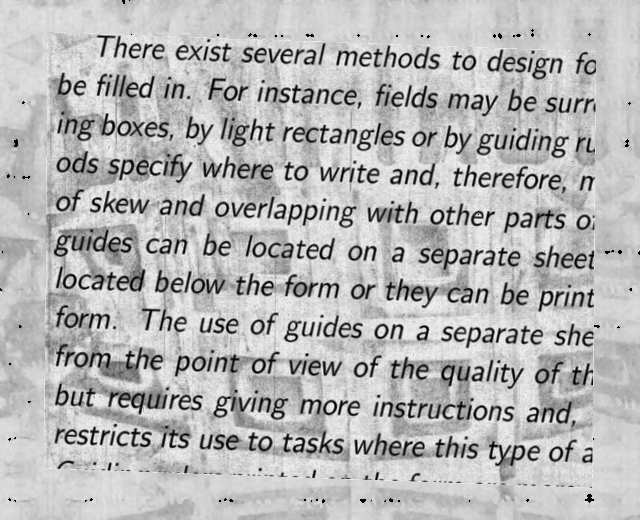
#> input picture 01-DocumentCleanup/noisy_data/104.png, 640 x 520 px
$ jupyter execute --allow-errors Cleanup.ipynb   (shell and % lines are left out)
#> lines starting #> are read from the running program, lines starting #| are printed output that depends on the picture; after the words box and inside, x2 and y2 are one past the last pixel; in counts of white or black regions, pixels touching at a corner belong together
# Metologias
<h5> Denoising: </h5>
utilizei um median blur com kernel grande para pegar as manchas maiores que o tamanho da fonte e depois Para Filtrar os ruídos restantes indesejáveis na imagem, utilizei ajustes no brilho e contraste da imagem assim foi possível obter uma imagem relativamente boa sem perder muitas features que pode ocorrer com erosion, blur ou median filter.
<h5> Skew Angle:</h5>
Para Rotacionar o texto utilzei a detecção de linhas com base no texto e pelo angulo médio das linhas rotacionei a imagem.
<h5>Outros testes:</h5>
Utilizei Autoencoder para testes de Denoising, mas pelo dataset pequeno não obtive bons resultados (deixei algumas amostras na pasta Decoder).
tive grandes problemas com o angulo das imagens originais, poderia ter feito um deskew nelas também, assim o autencoder iria performar melhor.
poderia ter feito um data augmentation.

# Resolução do problema na penultima célula

[cell 1]
import cv2
import numpy
import glob
import os
import numpy as np
import math

[cell 2]
image = cv2.imread("noisy_data/104.png", 0)
#> image is the input picture: shape (520, 640); min 0, max 239, mean 183.1
median = cv2.medianBlur(image,35)
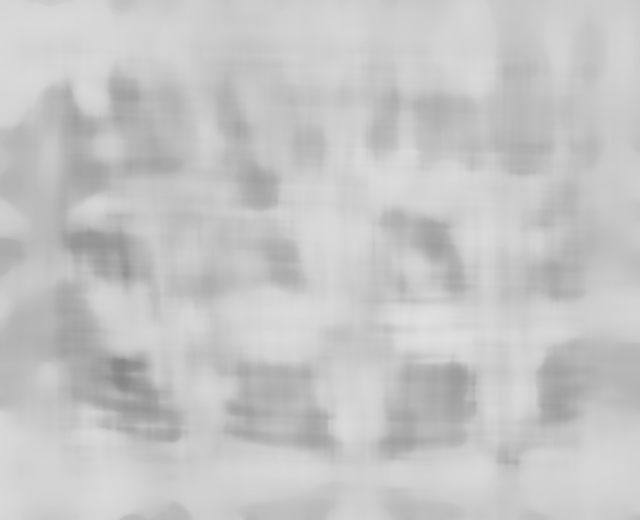
#> median: shape (520, 640); min 134, max 224, mean 197.4
cleaned = cv2.subtract(median, image)
cleaned = cv2.bitwise_not(cleaned)
alpha = 2.0
beta = -160
cleaned = alpha * cleaned + beta
cleaned = np.clip(cleaned, 0, 255).astype(np.uint8)
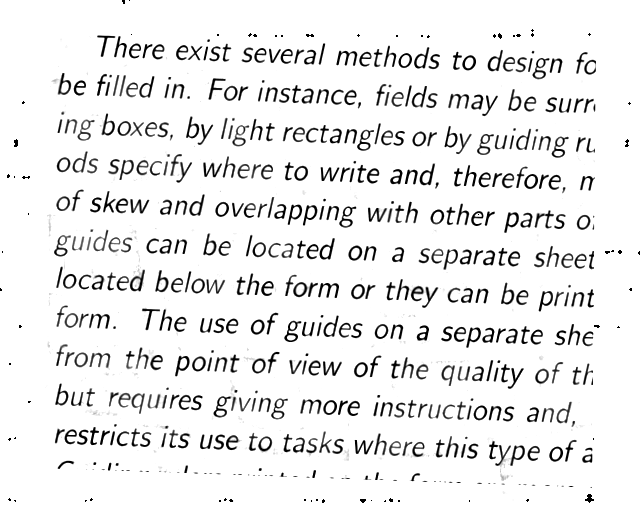
#> cleaned: shape (520, 640); min 0, max 255, mean 235.5
cv2.imshow("Original",image)
cv2.imshow("Background",median)
cv2.imshow("Cleaned",cleaned)
cv2.waitKey(0)
cv2.destroyAllWindows()

[cell 3]
image = cv2.resize(cleaned,(420, 420),cv2.INTER_CUBIC)
#> image: shape (420, 420)
cv2.imshow("Resized",image)
cv2.waitKey(0)
cv2.destroyAllWindows()

[cell 4]
median = cv2.medianBlur(image,35)
#> median: shape (420, 420); every value is 255
teste2 = cv2.subtract(median, image)
median2 = cv2.medianBlur(teste2,25)
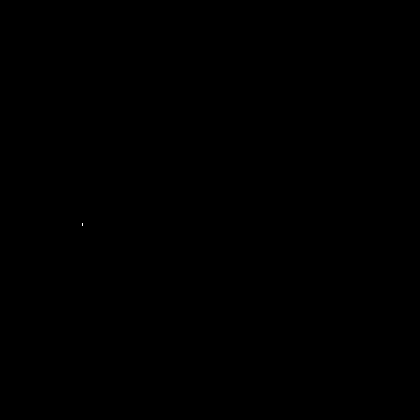
#> median2: shape (420, 420); values 0 (black) and 1 (white), 0% white in thin lines or dots, all inside (x1, y1, x2, y2) = (82, 223, 83, 226)
teste3 = cv2.subtract(median2,teste2)
#> teste3: shape (420, 420); every value is 0
whited2 = cv2.bitwise_not(teste2)
alpha = 2.0
beta = -160
new = alpha * whited2 + beta
new = np.clip(new, 0, 255).astype(np.uint8)
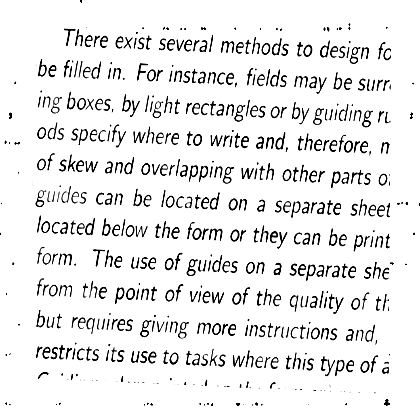
#> new: shape (420, 420); min 0, max 255, mean 233.6
# [10 lines of commented-out code are left out]
cv2.imshow("Original",new)
cv2.imshow("teste3",teste2)
cv2.imshow("background",teste3)
cv2.waitKey(0)
cv2.destroyAllWindows()

[cell 5]
from numpy.linalg import norm

def brightness(img):
    if len(img.shape) == 3:
        # Colored RGB or BGR (*Do Not* use HSV images with this function)
        # create brightness with euclidean norm
        return np.average(norm(img, axis=2)) / np.sqrt(3)
    else:
        # Grayscale
        return np.average(img)

[cell 6]
teste3.std()
#> Out = 0

[cell 7]
min1 = np.min(teste3).astype(np.float64)
#> min1 = 0
max1 = np.max(teste3).astype(np.float64)
#> max1 = 0
contrast = (max1-min1)/(max1+min1)
#> contrast = nan
print(contrast)
#| nan

[cell 8]
np.min(teste3)
#> Out = 0

[cell 9]
max1
#> Out = 0

[cell 10]
brightness(teste3)
#> Out = 0

[cell 11]
brightness(median)
#> Out = 255

[cell 12]
brightness = 202-184
contrast = 30
img = teste3 * (contrast/127+1) - contrast + brightness
#> img: shape (420, 420) float64; every value is -12
img = np.clip(img, 0, 255)
#> img: shape (420, 420) float64; every value is 0
img = np.uint8(img)

#> (a cell that did not finish here is left out)

#> (a cell that did not finish here is left out)

[cell 15]
edged = cv2.Canny(new, 30, 50)
#> edged: shape (420, 420); 10.5% white in thin lines or dots

[cell 16]
cv2.imshow("EdgedImage",edged)
cv2.waitKey(0)
cv2.destroyAllWindows()

[cell 17]
dilation = cv2.dilate(new,(2,2),iterations = 1)
opening = cv2.morphologyEx(dilation, cv2.MORPH_OPEN, (3,3))
closing = cv2.morphologyEx(new, cv2.MORPH_CLOSE, (3,3))
gradient = cv2.morphologyEx(new, cv2.MORPH_GRADIENT, (3,3))
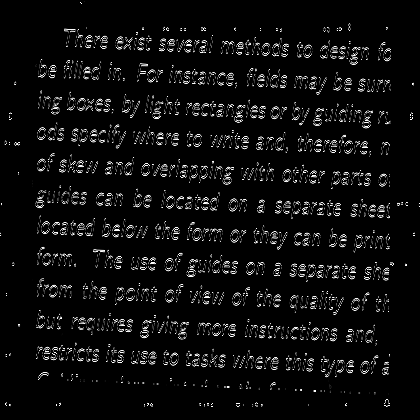
#> gradient: shape (420, 420); min 0, max 255, mean 13.7
opening2 = cv2.morphologyEx(gradient, cv2.MORPH_OPEN, (3,3))
opening2 = cv2.morphologyEx(opening2, cv2.MORPH_CLOSE, (3,3))
op_thresh = cv2.threshold(opening2, 0, 255, cv2.THRESH_BINARY)[1]
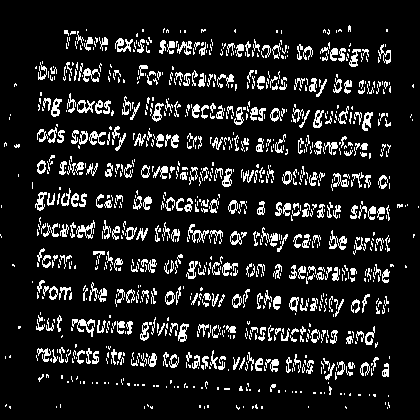
#> op_thresh: shape (420, 420); 12.1% white in thin lines or dots
opening2 = cv2.bitwise_not(op_thresh)
#> opening2: shape (420, 420); 87.9% white; black in thin lines or dots

[cell 18]
cv2.imshow("Opening",opening)
cv2.imshow("Closing",closing)
cv2.imshow("gradient",gradient)
cv2.imshow("Opening2",opening2)
cv2.waitKey(0)
cv2.destroyAllWindows()

[cell 19]
contours, _ = cv2.findContours(edged, cv2.RETR_TREE, cv2.CHAIN_APPROX_SIMPLE)
#> contours = 1502 contours, 1159 with area under 20; largest, box (x1, y1, x2, y2) and area: (222, 260, 238, 274) 148, (251, 37, 282, 56) 146, (94, 98, 111, 112) 128, (133, 189, 152, 207) 126, (265, 69, 281, 87) 123

[cell 20]
cnt = max(contours, key=cv2.contourArea)
#> cnt = contour of 30 points, box (x1, y1, x2, y2) (222, 260, 238, 274), area 148
x,y,w,h = cv2.boundingRect(cnt)
#> x = 222; y = 260; w = 16; h = 14
#> (the rest of this cell did not finish here and is left out)

[cell 21]
cv2.imshow("Original",median)
cv2.waitKey(0)
cv2.destroyAllWindows()

[cell 22]
rho = 1  # distance resolution in pixels of the Hough grid
theta = np.pi / 180  # angular resolution in radians of the Hough grid
threshold = 15  # minimum number of votes (intersections in Hough grid cell)
min_line_length = 300  # minimum number of pixels making up a line
max_line_gap = 30  # maximum gap in pixels between connectable line segments
line_image = np.copy(new) * 0  # creating a blank to draw lines on
# Run Hough on edge detected image
# Output "lines" is an array containing endpoints of detected line segments
lines = cv2.HoughLinesP(edged, rho, theta, threshold, np.array([]),
                    min_line_length, max_line_gap)
#> lines = 72 rows, first 6: [68, 96, 386, 118], [36, 166, 390, 185], [5, 354, 388, 361], [37, 197, 419, 203], [6, 292, 385, 305], [36, 198, 389, 217]
print(len(lines))
#| 72

[cell 23]
for line in lines:
    for x1,y1,x2,y2 in line:
        cv2.line(line_image,(x1,y1),(x2,y2),(255,0,0),5)
        last_angle = int(math.atan((y1-y2)/(x2-x1))*180/math.pi)
        angle = last_angle*-1
#> this loop made 72 passes
#> line on passes 1 to 12: [[68, 96, 386, 118]], [[36, 166, 390, 185]], [[5, 354, 388, 361]], [[37, 197, 419, 203]], [[6, 292, 385, 305]], [[36, 198, 389, 217]], [[37, 224, 388, 242]], [[67, 34, 388, 50]], [[37, 286, 385, 304]], [[38, 313, 377, 342]], [[38, 253, 388, 278]], [[38, 128, 388, 146]]
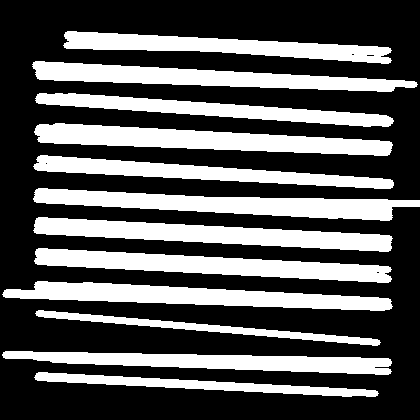
#> line_image: shape (420, 420); 34.8% white; 12 white regions, largest, box (x1, y1, x2, y2) and area: (34, 123, 393, 156) 6335, (33, 188, 420, 221) 6276, (33, 217, 393, 252) 6088
print(angle)

[cell 24]
cv2.imshow("lines",line_image)
cv2.waitKey(0)
cv2.destroyAllWindows()

[cell 25]
angle = angle + 90 if angle < -45 else angle
(h, w) = new.shape[0:2]
#> h = 420; w = 420
center = (w // 2, h // 2)
#> center = (210, 210)
M = cv2.getRotationMatrix2D(center, angle, 1.0)
#> M = [[1, 0.0175, -3.63], [-0.0175, 1, 3.7]]
corrected_image = cv2.warpAffine(new, M, (w, h), flags=cv2.INTER_CUBIC, borderMode=cv2.BORDER_REPLICATE)

[cell 26]
cv2.imshow("lines",corrected_image)
cv2.imshow("new",new)
cv2.waitKey(0)
cv2.destroyAllWindows()

# Função de Cleanup e Skew Documents

[cell 27]
def skew_img(image_path, output_path):
#> called with image_path = './noisy_data', output_path = './best_clean'
    files = []
    ext = ("*.png", "*.jpg", "*.jpeg")
    for extensions in ext:
        files.extend(glob.glob(os.path.join(image_path, extensions)))
    print("Total de Arquivos %s"%len(files))
    for file in files:
        lines = None
        name = os.path.basename(file)
        image = cv2.imread(file)
        median = cv2.medianBlur(image,35)
#> median: shape (520, 640, 3)
        cleaned = cv2.subtract(median, image)
#> cleaned: shape (520, 640, 3)
        cleaned = cv2.bitwise_not(cleaned)
        alpha = 2.0
        beta = -160
        cleaned = alpha * cleaned + beta
        cleaned = np.clip(cleaned, 0, 255).astype(np.uint8)
        edged = cv2.Canny(cleaned, 30, 200)
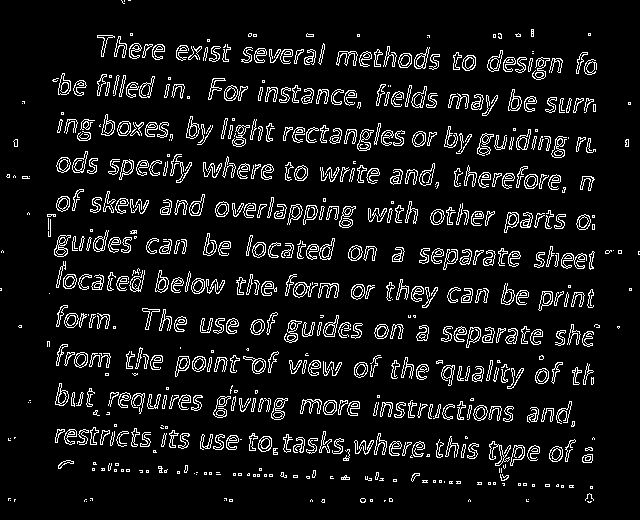
#> edged: shape (520, 640); 8.5% white in thin lines or dots
        rho = 1
        theta = np.pi / 180
        threshold = 15
        min_line_length = 300
        max_line_gap = 20
        line_image = np.copy(image) * 0
#> line_image: shape (520, 640, 3); every value is 0
        lines = cv2.HoughLinesP(edged, rho, theta, threshold, np.array([]),
                    min_line_length, max_line_gap)
#> lines = 82 rows, first 6: [57, 430, 592, 458], [103, 41, 596, 67], [57, 359, 593, 378], [55, 404, 574, 422], [58, 276, 593, 295], [55, 441, 592, 460]
        if lines is not None:
            for line in lines:
                for x1,y1,x2,y2 in line:
                    cv2.line(line_image,(x1,y1),(x2,y2),(255,0,0),5)
                    last_angle = int(math.atan((y1-y2)/(x2-x1))*180/math.pi)
                    angle = last_angle*-1
#> this loop made 82 passes
#> line on passes 1 to 12: [[57, 430, 592, 458]], [[103, 41, 596, 67]], [[57, 359, 593, 378]], [[55, 404, 574, 422]], [[58, 276, 593, 295]], [[55, 441, 592, 460]], [[58, 198, 594, 216]], [[59, 274, 593, 293]], [[57, 357, 586, 376]], [[148, 317, 593, 333]], [[57, 169, 590, 188]], [[54, 249, 593, 267]]
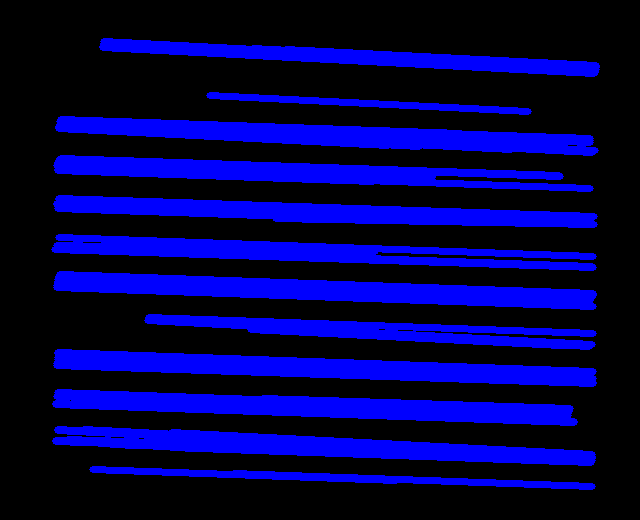
#> line_image: shape (520, 640, 3); mean B, G, R 76.8, 0, 0
            angle = angle + 90 if angle < -45 else angle
            (h, w) = image.shape[0:2]
#> h = 520; w = 640
            center = (w // 2, h // 2)
#> center = (320, 260)
            M = cv2.getRotationMatrix2D(center, angle, 1.0)
#> M = [[0.999, 0.0349, -8.88], [-0.0349, 0.999, 11.33]]
            corrected_image = cv2.warpAffine(cleaned, M, (w, h), flags=cv2.INTER_CUBIC, borderMode=cv2.BORDER_REPLICATE)
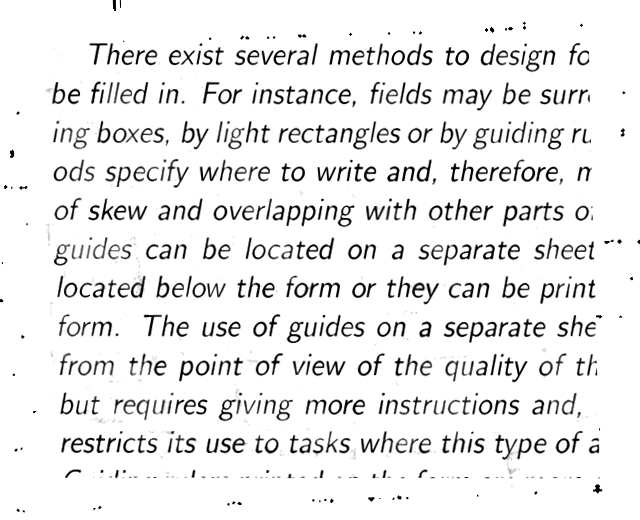
#> corrected_image: shape (520, 640, 3); min 0, max 255, mean 235
            cv2.imwrite(os.path.join(output_path,name), corrected_image)
        else:
            rho = 1
            theta = np.pi / 180
            threshold = 15
            min_line_length = 300
            max_line_gap = 30
            line_image = np.copy(image) * 0
            lines = cv2.HoughLinesP(edged, rho, theta, threshold, np.array([]),
                    min_line_length, max_line_gap)
            angles = []
            for line in lines:
                for x1,y1,x2,y2 in line:
                    cv2.line(line_image,(x1,y1),(x2,y2),(255,0,0),5)
                    last_angle = int(math.atan((y1-y2)/(x2-x1))*180/math.pi)
                    angle = last_angle*-1
                    angles.append(angle)
            m_angle = sum(angles) / len(angles)
            print(angle)
            print(m_angle)
            angle = angle + 90 if angle < -45 else angle
            m_angle = m_angle + 90 if m_angle < -45 else m_angle
            (h, w) = image.shape[0:2]
            center = (w // 2, h // 2)
            M = cv2.getRotationMatrix2D(center, m_angle, 1.0)
            corrected_image = cv2.warpAffine(cleaned, M, (w, h), flags=cv2.INTER_CUBIC, borderMode=cv2.BORDER_REPLICATE)
            cv2.imwrite(os.path.join(output_path,name), corrected_image)
    print("Arquivos Escritos!!")
